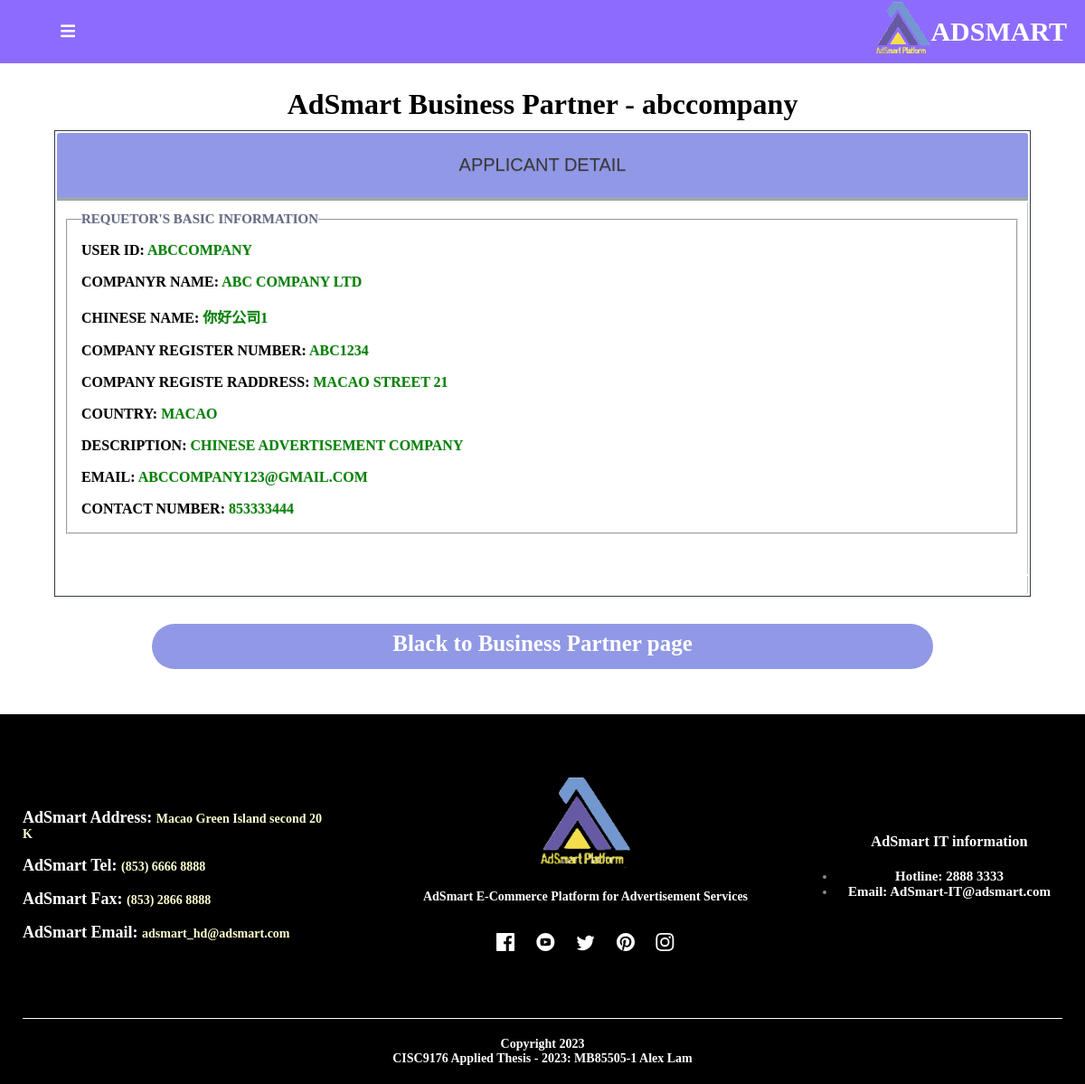
The app's page /admin/view-bp-detail.php?id=7 with its own data.
### tables this page shows
CREATE TABLE `adsmart_business_partner` (
  `shop_code` int(11) NOT NULL,
  `user_id` varchar(100) NOT NULL,
  `company_name` varchar(255) NOT NULL,
  `company_chinese_name` varchar(255) NOT NULL,
  `company_reg_number` varchar(100) NOT NULL,
  `company_reg_address` varchar(255) NOT NULL,
  `country` varchar(100) NOT NULL,
  `contact_number` varchar(255) NOT NULL,
  `email` varchar(100) NOT NULL,
  `image_name` varchar(255) NOT NULL,
  `password` varchar(255) NOT NULL,
  `password_confirm` varchar(255) NOT NULL,
  `print_ads` tinyint(1) NOT NULL,
  `broadcast_ads` tinyint(1) NOT NULL,
  `outdoor_ads` tinyint(1) NOT NULL,
  `telemarketing_ads` tinyint(1) NOT NULL,
  `events_ads` tinyint(1) NOT NULL,
  `placement_ads` tinyint(1) NOT NULL,
  `display_ads` tinyint(1) NOT NULL,
  `search_ads` tinyint(1) NOT NULL,
  `social_ads` tinyint(1) NOT NULL,
  `video_ads` tinyint(1) NOT NULL,
  `native_ads` tinyint(1) NOT NULL,
  `influencer_ads` tinyint(1) NOT NULL,
  `poster` tinyint(1) NOT NULL,
  `sticker` tinyint(1) NOT NULL,
  `print_material` tinyint(1) NOT NULL,
  `clothes_product` tinyint(1) NOT NULL,
  `tnc` tinyint(1) NOT NULL,
  `description` varchar(255) NOT NULL,
  `apply_status` varchar(100) NOT NULL
);

### admin/view-bp-detail.php (the view, shortened to what this page needs)
<?php  include('partials/menu.php')?>
	   <div class='small-container cart-page'>
	   	<div class='reg'>
    			   		<br>
    			<?php
		$id =$_GET['id'];
		$sql2 = "SELECT * from adsmart_business_partner where shop_code = '$id'";
		$res2 = mysqli_query($conn, $sql2);
		$row2 = mysqli_fetch_array($res2);
		Echo "<h1> AdSmart Business Partner - <b>".$row2['user_id']."</h1>";
    	?>
    		<div class="reg-container">
					            <table >
											<tbody>
												<tr>
												     <tH colspan="2" style="text-align:center; background:#9198e5">Applicant Detail</th>
												</tr>
												<tr>
												    <td colspan="2" >
												    <fieldset style="padding-left:15px;"><legend>Requetor's basic information</legend>
												    <div id="customer_name">
												    	<br>
													    <?php
													    echo "<p style='color:Green; font-size: 16px; '><b style='color:Black;'> User Id: </b>".$row2['user_id']."</p>";
													    	?>
													    </div>
												     <div id="customer_name">
												    	<br>
													    <?php
													    echo "<p style='color:Green; font-size: 16px; '><b style='color:Black;'> Companyr Name: </b>".$row2['company_name']."</p>";
													    	?>
													    	<br>
													    </div>
													    <div id="Contact_number">
													    	 <?php
													    	 if($row2['company_chinese_name'] !=''){
													    	 echo "<p style='color:Green; font-size: 16px; '><b style='color:Black;'>Chinese Name: </b>".$row2['company_chinese_name']."</p>";
													    	 }else{
													    	     echo "<p style='color:Green; font-size: 16px; '><b style='color:Black;'>Chinese Name: </b> NA</p>";
													    	 }
													    	?>
													    <br>
													    </div>
													    <div id="country">
													    	<?php
													    	echo "<p style='color:Green; font-size: 16px;'> <b style='color:Black;'> Company Register Number: </b>".$row2['company_reg_number']."</p>";
													    	?>
													    <br>
													    </div>
													    <div id="Contact_number">
													    	<?php
													    	echo "<p style='color:Green; font-size: 16px;'> <b style='color:Black;'> Company Registe rAddress: </b>".$row2['company_reg_address']."</p>";
													    	?>
													    <br>
													    </div>
													    <div id="country">
													    	<?php
													    	echo "<p style='color:Green; font-size: 16px;'> <b style='color:Black;'> Country: </b>".$row2['country']."</p>";
													    	?>
													    <br>
													    </div>
													     <div id="Contact_number">
													    	<?php
													    	echo "<p style='color:Green; font-size: 16px;'> <b style='color:Black;'> Description: </b>".$row2['description']."</p>";
													    	?>
													    <br>
													    </div>
													    <div id="country">
													    	<?php
													    	echo "<p style='color:Green; font-size: 16px;'> <b style='color:Black;'> Email: </b>".$row2['email']."</p>";
													    	?>
													    <br>
													    </div>
													    <div id="country">
													    	<?php
													    	echo "<p style='color:Green; font-size: 16px;'> <b style='color:Black;'> Contact Number: </b>".$row2['contact_number']."</p>";
													    	?>
													    <br>
													    </div>
													   </fieldset>
													    <br>
												    	<br>
												<tr>
												    <td colspan="2">
												    </td>
												</tr>
											</tbody>
									</table>
						</div>
    			<a href="manage-bp.php" class="btn" style="background:#9198e5; width:80%; height:50px;font-size:25px;">Black to Business Partner page</a>
			</div>
		</div>
	   <?php include('partials/footer.php')?>

### admin/css/style-admin.css (style rules this page uses)
* { margin: 0; padding: 0; box-sizing: border-box; text-decoration: none; font-family: 'Roboto Slab', serif; }
a { text-decoration: none; color: #555; }
p { color: #555; }
.small-container h1 { margin-top:23px; margin-bottom: 10px; }
.btn { display: inline-block; background: #ff523b; color: #fff; padding: 8px 30px; border-radius: 30px; transition: background 0.5s; cursor: pointer; margin-top:80px; margin: 30px 0; }
.small-container { padding-top:3%; max-width: 1080px; margin: auto; }
.cart-page { margin:auto; }
table { width: 100%; border-right: 1px solid #343a45; border-left: 1px solid #343a45; border-top: 1px solid #343a45; border-bottom: 1px solid #343a45; }
th { color: #383838; background: #ffff90; border-bottom:4px solid #9ea7af; border-right: 1px solid #343a45; font-size:20px; font-weight: 400; padding:24px; text-align:left; text-shadow: 0 1px 1px rgba(0, 0, 0, 0.1); vertical-align:middle; font-family: Arial, Helvetica, sans-serif; text-transform: uppercase; }
th:first-child { border-top-left-radius:3px; }
th:last-child { border-top-right-radius:3px; border-right:none; text-align:left; }
tr { border-top: 1px solid #C1C3D1; border-bottom: 1px solid #C1C3D1; color:#666B85; font-size:10px; font-weight:normal; text-shadow: 0 1px 1px rgba(256, 256, 256, 0.1); }
tr:first-child { border-top:none; }
tr:last-child { border-bottom:none; }
tr:last-child td:first-child { border-bottom-left-radius:3px; }
tr:last-child td:last-child { border-bottom-right-radius:3px; }
td { background:#FFFFFF; padding:10px; text-align:left; vertical-align:middle; font-weight:bold; font-size:15px; text-shadow: -1px -1px 1px rgba(0, 0, 0, 0.1); border-right: 1px solid #C1C3D1; text-transform: uppercase; }
td:last-child { border-right: 0px; }
td:last-child { text-align: right; }
.reg { text-align:center; max-width: 1080px; margin: 20px auto; }
.reg-container td { background:#FFFFFF; padding:10px; text-align:left; vertical-align:middle; font-weight:bold; font-size:15px; text-shadow: -1px -1px 1px rgba(0, 0, 0, 0.1); border-right: 1px solid #C1C3D1; text-transform: uppercase; }

### records on screen
adsmart_business_partner: user "abccompany", user "ABCCOMPANY", company_name "ABC COMPANY LTD", company_chinese_name "你好公司1", company_reg_number "ABC1234", company_reg_address "MACAO STREET 21", country "MACAO", description "CHINESE ADVERTISEMENT COMPANY", email "ABCCOMPANY123@GMAIL.COM", contact_number "853333444"
